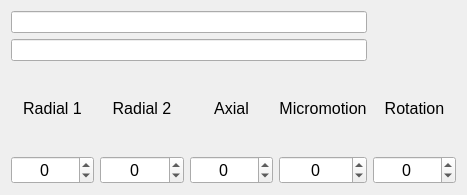
<?xml version="1.0" encoding="UTF-8"?>
<ui version="4.0">
 <class>Form</class>
 <widget class="QWidget" name="Form">
  <property name="geometry">
   <rect>
    <x>0</x>
    <y>0</y>
    <width>467</width>
    <height>195</height>
   </rect>
  </property>
  <property name="sizePolicy">
   <sizepolicy hsizetype="Preferred" vsizetype="Fixed">
    <horstretch>0</horstretch>
    <verstretch>0</verstretch>
   </sizepolicy>
  </property>
  <property name="windowTitle">
   <string>Form</string>
  </property>
  <layout class="QGridLayout" name="gridLayout">
   <item row="2" column="2">
    <widget class="QLabel" name="label_3">
     <property name="font">
      <font>
       <pointsize>12</pointsize>
      </font>
     </property>
     <property name="text">
      <string>Axial</string>
     </property>
     <property name="alignment">
      <set>Qt::AlignCenter</set>
     </property>
    </widget>
   </item>
   <item row="0" column="0" colspan="4">
    <widget class="QLineEdit" name="uiCollection">
     <property name="readOnly">
      <bool>true</bool>
     </property>
    </widget>
   </item>
   <item row="2" column="1">
    <widget class="QLabel" name="label_2">
     <property name="font">
      <font>
       <pointsize>12</pointsize>
      </font>
     </property>
     <property name="text">
      <string>Radial 2</string>
     </property>
     <property name="alignment">
      <set>Qt::AlignCenter</set>
     </property>
    </widget>
   </item>
   <item row="2" column="0">
    <widget class="QLabel" name="label">
     <property name="font">
      <font>
       <pointsize>12</pointsize>
      </font>
     </property>
     <property name="text">
      <string>Radial 1</string>
     </property>
     <property name="alignment">
      <set>Qt::AlignCenter</set>
     </property>
    </widget>
   </item>
   <item row="2" column="3">
    <widget class="QLabel" name="label_4">
     <property name="font">
      <font>
       <pointsize>12</pointsize>
      </font>
     </property>
     <property name="text">
      <string>Micromotion</string>
     </property>
     <property name="alignment">
      <set>Qt::AlignCenter</set>
     </property>
    </widget>
   </item>
   <item row="1" column="0" colspan="4">
    <widget class="QLineEdit" name="uiName">
     <property name="readOnly">
      <bool>true</bool>
     </property>
    </widget>
   </item>
   <item row="3" column="0">
    <widget class="QSpinBox" name="uiRadial1">
     <property name="font">
      <font>
       <pointsize>12</pointsize>
      </font>
     </property>
     <property name="alignment">
      <set>Qt::AlignCenter</set>
     </property>
     <property name="keyboardTracking">
      <bool>false</bool>
     </property>
     <property name="minimum">
      <number>-5</number>
     </property>
     <property name="maximum">
      <number>5</number>
     </property>
    </widget>
   </item>
   <item row="3" column="1">
    <widget class="QSpinBox" name="uiRadial2">
     <property name="font">
      <font>
       <pointsize>12</pointsize>
      </font>
     </property>
     <property name="alignment">
      <set>Qt::AlignCenter</set>
     </property>
     <property name="keyboardTracking">
      <bool>false</bool>
     </property>
     <property name="minimum">
      <number>-5</number>
     </property>
     <property name="maximum">
      <number>5</number>
     </property>
    </widget>
   </item>
   <item row="3" column="2">
    <widget class="QSpinBox" name="uiAxial">
     <property name="font">
      <font>
       <pointsize>12</pointsize>
      </font>
     </property>
     <property name="alignment">
      <set>Qt::AlignCenter</set>
     </property>
     <property name="keyboardTracking">
      <bool>false</bool>
     </property>
     <property name="minimum">
      <number>-5</number>
     </property>
     <property name="maximum">
      <number>5</number>
     </property>
    </widget>
   </item>
   <item row="3" column="3">
    <widget class="QSpinBox" name="uiMicromotion">
     <property name="font">
      <font>
       <pointsize>12</pointsize>
      </font>
     </property>
     <property name="alignment">
      <set>Qt::AlignCenter</set>
     </property>
     <property name="keyboardTracking">
      <bool>false</bool>
     </property>
     <property name="minimum">
      <number>-5</number>
     </property>
     <property name="maximum">
      <number>5</number>
     </property>
    </widget>
   </item>
   <item row="2" column="4">
    <widget class="QLabel" name="label_5">
     <property name="font">
      <font>
       <pointsize>12</pointsize>
      </font>
     </property>
     <property name="text">
      <string>Rotation</string>
     </property>
     <property name="alignment">
      <set>Qt::AlignCenter</set>
     </property>
    </widget>
   </item>
   <item row="3" column="4">
    <widget class="QSpinBox" name="uiRotation">
     <property name="font">
      <font>
       <pointsize>12</pointsize>
      </font>
     </property>
     <property name="alignment">
      <set>Qt::AlignCenter</set>
     </property>
     <property name="keyboardTracking">
      <bool>false</bool>
     </property>
     <property name="minimum">
      <number>-10</number>
     </property>
     <property name="maximum">
      <number>10</number>
     </property>
    </widget>
   </item>
  </layout>
 </widget>
 <resources/>
 <connections/>
</ui>
